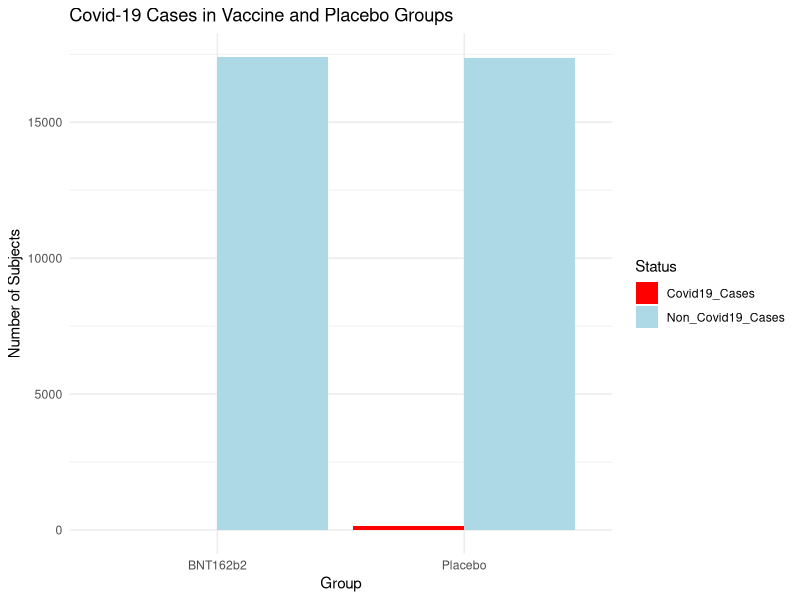
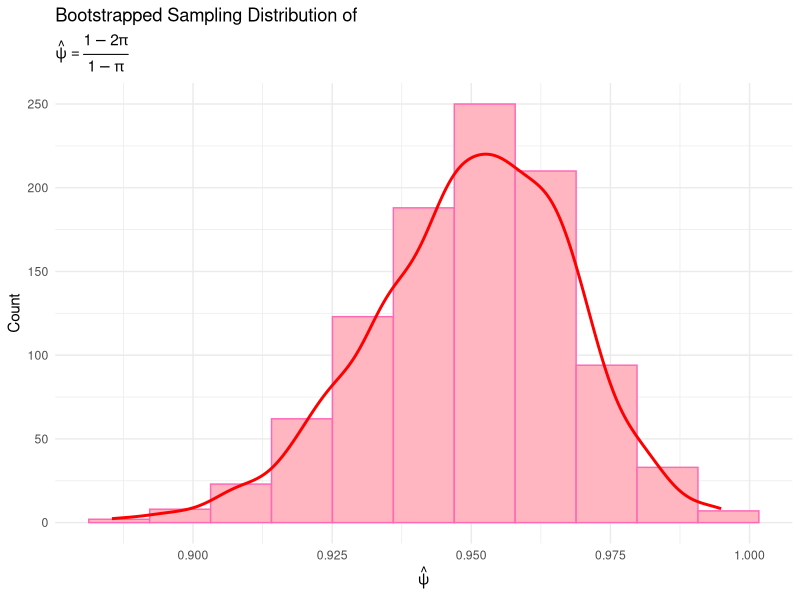

Write the R code that produced these figures, in order.
## ---- chunk 1
knitr::opts_chunk$set(echo = TRUE)
library(tidyverse)
library(dplyr)
library(maxLik)
## ---- chunk 2
# create data frame from table
Vaccine_data <- data.frame(
  Group = c("BNT162b2", "Placebo"),
  Covid19_Cases = c(8, 162),
  No_of_Subjects = c(17411, 17511)
)

# calculate the number of non-cases
Vaccine_data <- Vaccine_data %>%
  mutate(Non_Covid19_Cases = No_of_Subjects - Covid19_Cases)

print(Vaccine_data)

# observed vaccine efficacy
vac_prob <- 8 / 17411
plac_prob <- 162 / 17511

vac_eff <- (1 - (vac_prob / plac_prob))* 100

print(vac_eff)
## ---- chunk 3
loglik_binom <- function(psi, x, n){
  if(psi < 0 | psi > 1)
  return(NA)
  else {
  pi <- (1-psi)/(2-psi)
  return(log(choose(1000,50))+(x*log(pi))+((170-x)*log(1-pi)))
  }
}

MLE <- maxLik(logLik = loglik_binom, 
             start = 0.55,
             method = "NR", tol = 1e-4,
             x = 8, n = 170)

MLE
## ---- chunk 4
n <- 170
t <- 8
psi <- (2*t - n)/(-n+t)
psi
## ---- chunk 5
B = 1000
set.seed(1234)
boot_df_2 <- tibble(
  boot_psi = replicate(n = B, {
             n1 <- Vaccine_data$No_of_Subjects[1]
             n2 <- Vaccine_data$No_of_Subjects[2]
             
             BNT_covid <- Vaccine_data$Covid19_Cases[1]
             placebo_covid <- Vaccine_data$Covid19_Cases[2]
             
             BNT_resamp <- rbinom(1, n1, BNT_covid/n1)
             placebo_resamp <- rbinom(1, n2, placebo_covid/n2)
             
             pi_v <- BNT_resamp/n1
             pi_p <- placebo_resamp/n2
             pi <- pi_v/(pi_v+pi_p)
             
             boot_psi <- (1-2*pi)/(1-pi)
  })
)

boot_df_2 %>% slice_head(n=5)
boot_df_2 %>% summarise(boot_mean = mean(boot_psi), boot_sd = sd(boot_psi))
boot_df_2 %>% summarise(lower = quantile(boot_psi, 0.025),
                      upper = quantile(boot_psi, 0.975))
## ---- chunk 6
# make the data long for plot
data_long <- pivot_longer(Vaccine_data, cols = c("Covid19_Cases", "Non_Covid19_Cases"), 
                          names_to = "Status", values_to = "Count")

# segmented bar plot
ggplot(data_long, aes(fill = Status, y = Count, x = Group)) +
  geom_bar(position = "dodge", stat = "identity") +
  scale_fill_manual(values = c("Covid19_Cases" = "red", "Non_Covid19_Cases" = "lightblue")) +
  labs(title = "Covid-19 Cases in Vaccine and Placebo Groups",
       x = "Group", y = "Number of Subjects", fill = "Status") +
  theme_minimal()
## ---- chunk 7
n <- nrow(boot_df_2)

# Sturges' formula
k_sturges <- ceiling(log2(n) + 1)

# calculate binwidth
binwidth <- (max(boot_df_2$boot_psi) - min(boot_df_2$boot_psi)) / k_sturges

# Plotting histogram with density curve overlay
hist1 <- ggplot(boot_df_2, aes(x = boot_psi)) +
  geom_histogram(aes(y = after_stat(count)), 
                 bins = k_sturges, fill = "lightpink", 
                 color = "hotpink") +
  geom_density(aes(y = after_stat(density) * B * binwidth), 
               color = "red", size = 1) +
  labs(
    title = "Bootstrapped Sampling Distribution of",
    subtitle = expression(hat(psi) == frac(1 - 2 * pi, 1 - pi)),
    x = expression(hat(psi)),
    y = "Count"
  ) +
  theme_minimal()

print(hist1)
